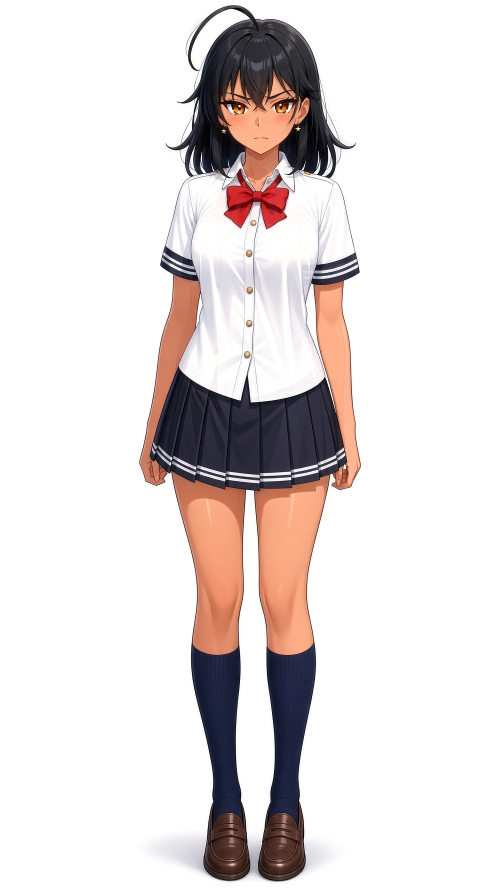
#> input picture artifacts/star-rai-alpha/rgb-src/idle_blink_01_open.png, 1008 x 1792 px, found by its file name (shown at 1/2 size); its folder holds 4 pictures in this run; the run also reads 3 pictures not shown here
$ python cut_alpha_sweep.py
#> lines starting #> are read from the running program, lines starting #| are printed output that depends on the picture; after the words box and inside, x2 and y2 are one past the last pixel; in counts of white or black regions, pixels touching at a corner belong together
#!/usr/bin/env python3
"""[f807/sweep] Sweep copy of the shy engine (cut_alpha_shy.py = cut-alpha.py + f807 seeded-pocket stray rule).
ONLY change vs shy: configure(cfg) swaps the per-sheet geometry (SEEDS, HAIR_ZONES, HAIR_UNMIX_ZONE, FLOOR_ZONE).
Every threshold / rule is untouched. Original header follows.

[f807/shy] Shy-pose copy of cut-alpha.py (+ f807 seeded-pocket stray rule). Only geometry
(seeds, zones) is changed for the 720x1280 shy sheet; every threshold is the original.

Original doc: Cut Star Rai's idle sheet (and the four baked blink frames) to true RGBA.

Sources (RGB on studio white, never modified; the pre-alpha baked sheets):
  artifacts/star-rai-alpha/rgb-src/idle_blink_0{1..4}_*.png   (01 == the old RGB idle.png bytes)
Outputs:
  artifacts/star-rai-alpha/idle_alpha.png        one 8-bit alpha mask (1008x1792)
  artifacts/star-rai-alpha/pockets.png           review map of what was removed
  public/rai/idle.png                            RGBA
  public/rai/idle_blink_01_open.png              byte copy of the new idle.png
  public/rai/idle_blink_0{2,3,4}_*.png           RGBA, same alpha mask
  artifacts/star-rai-blink-frames/baked/*.png    byte copies of the public frames (drift test)

Method
  1. Studio white = the runtime's own test (min channel >= 238, chroma <= 18), 4-connected,
     the same as src/lib/punch-white.ts. The threshold is NOT loosened.
  2. Background = white connected to the sheet edge + ENCLOSED white pockets picked by explicit
     seed points (ahoge loop, leg gap, arm/body gaps, hand gap, shoe-edge slivers) + every
     enclosed white component whose centroid sits in the two hair-halo zones (gaps between the
     outer hair strands, above the shoulders, outside the face). All other enclosed white stays
     opaque: shirt, collar, eye whites, skirt stripes, highlights.
  3. Soft edge: walk inward from the background while luma keeps falling (the antialias ramp
     toward an outline / hair / shadow) and un-mix the white matte there:
        a = (255 - L) / (255 - L_fg),  c = (O - (1 - a) * 255) / a   (clamped)
     L_fg is the darkest non-background luma within 3px; in the hair zone and under the feet it
     is capped at hair / shadow darkness so thin grey strands and the floor shadow become
     translucent dark instead of opaque grey.
  4. The same mask is applied to all five frames. Frames differ only inside the eye box, which
     is fully opaque, so RGB outside the eyes stays identical across frames.
"""
import hashlib, os, shutil, sys
import numpy as np
from PIL import Image
from scipy import ndimage as ndi

ROOT = os.path.dirname(os.path.dirname(os.path.abspath(__file__)))
SRC = os.path.join(ROOT, "artifacts/star-rai-alpha/rgb-src")
BAKED = os.path.join(ROOT, "artifacts/star-rai-blink-frames/baked")
OUT = os.path.join(ROOT, "artifacts/star-rai-alpha")
PUB = os.path.join(ROOT, "public/rai")
FRAMES = ["idle_blink_01_open.png", "idle_blink_02_closing.png", "idle_blink_03_half.png", "idle_blink_04_closed.png"]
EYE_BOX = (420, 185, 630, 255)  # x0, y0, x1, y1 — the only place the blink frames differ

STUDIO_LUMA_MIN, STUDIO_CHROMA_MAX = 238, 18  # == punch-white.ts

# Explicit seeds (x, y) inside enclosed background pockets. Each fills its 4-connected white component.
SEEDS = {
    "ahoge loop": [(280, 67)],
    "leg gap (skirt hem to floor shadow)": [(381, 1035)],
    "shoe-edge slivers": [(474, 1197), (473, 1202), (404, 1202)],
}
# shy pose: no arm/body or hand gap shows background (arms overlap the shirt; finger gaps show shirt).
# Hair-halo zones: enclosed white whose centroid is in here is background (gaps between outer strands).
HAIR_ZONES = [(0, 0, 300, 261), (440, 0, 720, 246)]  # shy: outer strands left/right of face, above shoulders  # x0, y0, x1, y1 (centroid test)
HAIR_FG_LUMA = 40      # thin strands in the hair zone un-mix toward dark hair
HAIR_UNMIX_ZONE = (0, 0, 720, 246)  # shy: stops above both shoulder lines (shirt edge not hair-capped)
HAIR_SPECK_LUMA = 145
HAIR_BUMP_LUMA = 100
FLOOR_ZONE = (0, 1150, 720, 1280)  # shy: ~8px below shoe tops (idle: 12px at 1008w), to bottom
FLOOR_BUMP_LUMA = 80
FLOOR_FG_LUMA = 40
FLOOR_WHITE = 240.0  # luma where the studio-white test stops (min channel 238)     # floor shadow becomes translucent dark
RAMP_DEPTH, FLOOR_RAMP_DEPTH, RAMP_TOL = 6, 90, 4.0
LOW_ALPHA_LO, LOW_ALPHA_HI = 0.15, 0.40  # colour blend band for faint edge pixels


def configure(cfg):
    """Per-sheet geometry only. Thresholds, ramps and rules are module constants and never change."""
    global SEEDS, HAIR_ZONES, HAIR_UNMIX_ZONE, FLOOR_ZONE
    SEEDS = {k: [tuple(p) for p in v] for k, v in cfg["SEEDS"].items()}
    HAIR_ZONES = [tuple(z) for z in cfg["HAIR_ZONES"]]
    HAIR_UNMIX_ZONE = tuple(cfg["HAIR_UNMIX_ZONE"])
    FLOOR_ZONE = tuple(cfg["FLOOR_ZONE"])


def load_rgb(path):
    im = Image.open(path)
    assert im.mode == "RGB", f"{path} is {im.mode}; sources must be the RGB baked sheets"
    return np.asarray(im).copy()


def luma(a):
    a = a.astype(np.float64)
    return 0.299 * a[..., 0] + 0.587 * a[..., 1] + 0.114 * a[..., 2]


def zone_mask(shape, box):
    m = np.zeros(shape, bool)
    x0, y0, x1, y1 = box
    m[y0:y1, x0:x1] = True
    return m


def build_mask(rgb):
    h, w, _ = rgb.shape
    mx, mn = rgb.max(2).astype(int), rgb.min(2).astype(int)
    white = (mn >= STUDIO_LUMA_MIN) & (mx - mn <= STUDIO_CHROMA_MAX)
    lab, n = ndi.label(white)  # 4-connected, like the runtime flood fill
    edge = set(np.unique(np.concatenate([lab[0], lab[-1], lab[:, 0], lab[:, -1]]))) - {0}
    picked = {}
    for name, pts in SEEDS.items():
        for x, y in pts:
            l = int(lab[y, x])
            assert l and l not in edge, f"seed {name} {x,y} is not in an enclosed white pocket"
            picked[l] = name
    cms = ndi.center_of_mass(white, lab, range(1, n + 1))
    for l in range(1, n + 1):
        if l in edge or l in picked:
            continue
        cy, cx = cms[l - 1]
        if any(x0 <= cx < x1 and y0 <= cy < y1 for x0, y0, x1, y1 in HAIR_ZONES):
            picked[l] = "hair halo gap"
    bg = np.isin(lab, list(edge) + list(picked))

    L = luma(rgb)
    # Antialias ramp: from the background inward while luma keeps falling.
    floor = zone_mask(bg.shape, FLOOR_ZONE)
    depth_cap = np.where(floor, FLOOR_RAMP_DEPTH, RAMP_DEPTH)
    ramp = np.zeros_like(bg)
    # The ramp only advances outward, one ring per step (city-block distance k from the
    # background), so it cannot leak sideways along a thin strand's interior.
    ring = ndi.distance_transform_cdt(~bg, metric="taxicab")
    prevL = np.where(bg, 255.0, -1.0)
    for k in range(1, FLOOR_RAMP_DEPTH + 1):
        best = np.full(bg.shape, -1.0)
        for dy, dx in ((1, 0), (-1, 0), (0, 1), (0, -1)):
            best = np.maximum(best, np.roll(np.roll(prevL, dy, 0), dx, 1))
        cand = ~bg & ~ramp & (best >= 0) & (L <= best + RAMP_TOL) & (k <= depth_cap) & (ring == k)
        if not cand.any():
            break
        ramp |= cand
        prevL = np.where(cand, L, -1.0)
    # Hair zone: light pixels caught between the ramp and a thin strand (local luma bumps inside
    # a 1-3px line) are coverage, not highlight; un-mix them too so no light specks remain.
    # Enclosed studio-white that stays (shirt, collar, eye whites, stripes) is never softened
    # by the hair rules; only specks of 6px or less can be.
    csz = np.bincount(lab.ravel())
    kept_white = white & ~bg & (csz[lab] > 6)
    hair_gaps = np.isin(lab, [l for l, nm in picked.items() if nm == "hair halo gap"])
    hz = zone_mask(bg.shape, HAIR_UNMIX_ZONE) | ndi.binary_dilation(hair_gaps, iterations=3)
    for _ in range(2):
        touch = ndi.binary_dilation(bg | ramp, structure=np.ones((3, 3), bool))
        ramp |= hz & touch & ~bg & ~ramp & ~kept_white & (L > HAIR_SPECK_LUMA)
    # Hair zone: a mid-grey pixel (L > 100) sitting right against a still-light ramp pixel is the
    # tail of that antialias ramp (the luma bumped up by a hair's width), not a highlight. Real
    # highlights on the hair rim sit behind the dark outline, whose ramp pixels are dark.
    for _ in range(2):
        lr = ramp & (L > HAIR_BUMP_LUMA)
        t4 = ndi.binary_dilation(lr)  # 4-neighbour touch
        ramp |= hz & t4 & ~bg & ~ramp & ~kept_white & (L > HAIR_BUMP_LUMA) & (ring <= 3)
    # Floor: the soft shadow under the shoes is reached from the background through light pixels
    # (L > 150); shoe highlights are walled in by brown leather and are never reached.
    floor_soft = ndi.binary_propagation(bg & floor, mask=(bg | (L > 150)) & floor) & ~bg
    ramp |= floor_soft
    # Floor: grey antialias pixels between the shadow and the shoe's dark outline (neutral, L > 80,
    # right against a lighter soft pixel) are the tail of that ramp, not leather.
    chroma = mx - mn
    for _ in range(2):
        lr = (ramp | bg) & floor & (L > 150)
        lr |= ramp & floor & (L > FLOOR_BUMP_LUMA)
        ramp |= floor & ndi.binary_dilation(lr) & ~bg & ~ramp & (L > FLOOR_BUMP_LUMA) & (chroma < 24)
    # Anywhere: tiny light islands (<= 6px) left opaque against the background are matte, not art.
    light = ~bg & ~ramp & (L > 200)
    ilab, ni = ndi.label(light, structure=np.ones((3, 3), bool))
    if ni:
        isz = ndi.sum(light, ilab, range(1, ni + 1))
        touch = ndi.binary_dilation(bg | ramp, structure=np.ones((3, 3), bool))
        tl = np.unique(ilab[touch & light])
        tiny = [l for l in tl if l and isz[l - 1] <= 6]
        ramp |= np.isin(ilab, tiny)
    # Background pixels touching the figure also get un-mixed (their faint coverage), not a hard step.
    near = bg & ndi.binary_dilation(~bg, iterations=2)
    soft = ramp | near

    Lfg = ndi.minimum_filter(np.where(bg, 255.0, L), size=7)
    Lfg = np.where(hz, np.minimum(Lfg, HAIR_FG_LUMA), Lfg)
    Lfg = np.where(floor, np.minimum(Lfg, FLOOR_FG_LUMA), Lfg)
    denom = 255.0 - Lfg
    a = np.ones(bg.shape)
    a[bg] = 0.0
    ok = soft & (denom >= 40)
    a[ok] = np.clip((255.0 - L[ok]) / denom[ok], 0, 1)
    a[soft & ~ok & bg] = 0.0
    # Floor shadow: the studio card fades 251 -> 238 into the shadow, and the white test cuts it at
    # 238, so un-mixing against pure 255 starts the shadow at ~8% alpha on a hard line (a seam where
    # the leg gap meets the floor). Un-mix the shadow against the cut-off white instead, so alpha
    # rises from 0 exactly where the background ends.
    matte = np.full(bg.shape, 255.0)
    shadow = floor & (floor_soft | (near & ndi.binary_dilation(floor_soft, iterations=2))) & ok
    matte[shadow] = FLOOR_WHITE
    a[shadow] = np.clip((FLOOR_WHITE - L[shadow]) / (FLOOR_WHITE - Lfg[shadow]), 0, 1)
    # Stray soft pixels inside the opaque figure: a partly transparent pixel (or pocket) whose
    # 4-neighbours are all opaque and that touches no transparent pixel, even diagonally, is a
    # blend of two foreground colours (hair over collar, arm over shirt), not coverage.
    slab, sn = ndi.label(a < 1)
    if sn:
        # f807 mouth patch: explicitly picked background pockets (seeded / hair-halo) count as transparent
        # anchors, so a tiny seeded pocket whose un-mixed pixels are all > 0 is not refilled opaque white.
        zero = (a <= 0) | np.isin(lab, list(picked))
        has_zero = ndi.maximum(ndi.binary_dilation(zero, structure=np.ones((3, 3), bool)), slab, range(sn + 1))
        stray = [l for l in range(1, sn + 1) if not has_zero[l]]
        a[np.isin(slab, stray)] = 1.0
        print("stray soft pixels inside the figure made opaque:", int(np.isin(slab, stray).sum()),
              "in", len(stray), "pocket(s)")
    alpha = np.round(a * 255).astype(np.uint8)
    return alpha, lab, picked, bg, matte


def apply_mask(rgb, alpha, matte):
    a = alpha.astype(np.float64) / 255.0
    out = rgb.astype(np.float64)
    part = (a > 0) & (a < 1)
    aa = a[part][:, None]
    decon = np.clip((out[part] - (1 - aa) * matte[part][:, None]) / aa, 0, 255)
    solid = out.copy()
    solid[part] = decon
    # Nearest solid pixel (alpha >= 0.5): the colour a faint edge pixel is really made of.
    _, (iy, ix) = ndi.distance_transform_edt(a < 0.5, return_indices=True)
    core = solid[iy, ix]
    # Un-mixing amplifies noise as alpha -> 0 (a 3-level tint in a 2%-alpha pixel becomes pure
    # green). Below ~40% coverage lean on the nearest solid colour instead of the noisy un-mix.
    # The floor shadow is neutral grey with no solid colour of its own (its nearest solid pixel is
    # the shoe), so it keeps the plain un-mix, which lands on a smooth translucent dark.
    t = np.clip((aa - LOW_ALPHA_LO) / (LOW_ALPHA_HI - LOW_ALPHA_LO), 0, 1)
    t[zone_mask(alpha.shape, FLOOR_ZONE)[part]] = 1.0
    out[part] = t * decon + (1 - t) * core[part]
    # Fully transparent pixels take the nearest solid colour (no white or noise under filtering).
    clear = alpha == 0
    out[clear] = core[clear]
    rgba = np.dstack([np.round(out).astype(np.uint8), alpha])
    return rgba


def sha(p):
    return hashlib.sha256(open(p, "rb").read()).hexdigest()


def main():
    srcs = [load_rgb(os.path.join(SRC, f)) for f in FRAMES]
#> in load_rgb, im is the input picture: PIL image 1008x1792 RGB; mean R, G, B 228.4, 221.8, 221
    x0, y0, x1, y1 = EYE_BOX
    outside = np.ones(srcs[0].shape[:2], bool)
    outside[y0:y1, x0:x1] = False
    for f, s in zip(FRAMES[1:], srcs[1:]):
        assert s.shape == srcs[0].shape and (s[outside] == srcs[0][outside]).all(), f"{f} differs outside eye box"
#> this loop made 3 passes
#> f on passes 1 to 3: 'idle_blink_02_closing.png', 'idle_blink_03_half.png', 'idle_blink_04_closed.png'

    alpha, lab, picked, bg, matte = build_mask(srcs[0])
#> in build_mask, `mx, mn = rgb.max(2).astype(int), rgb.min(2).astype(int)`:
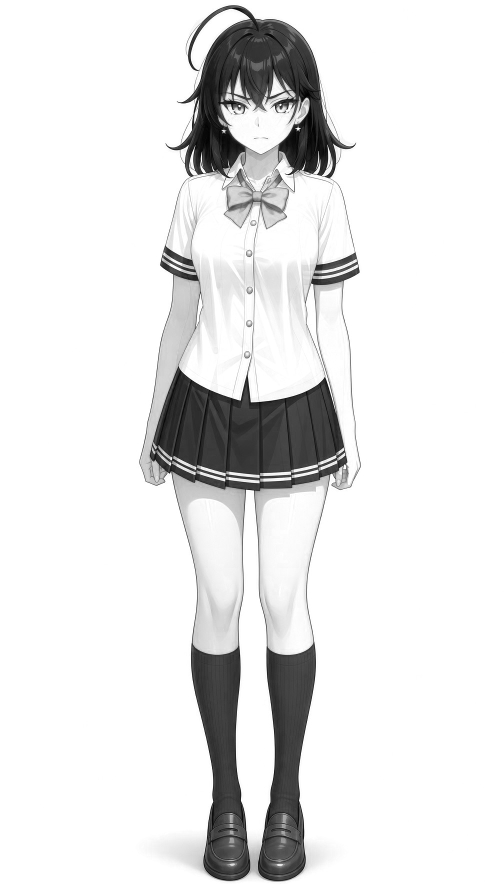
#> mx: shape (1792, 1008) int64 (shown at 1/2 size); min 0, max 255, mean 230
#> in build_mask, `mx, mn = rgb.max(2).astype(int), rgb.min(2).astype(int)`:
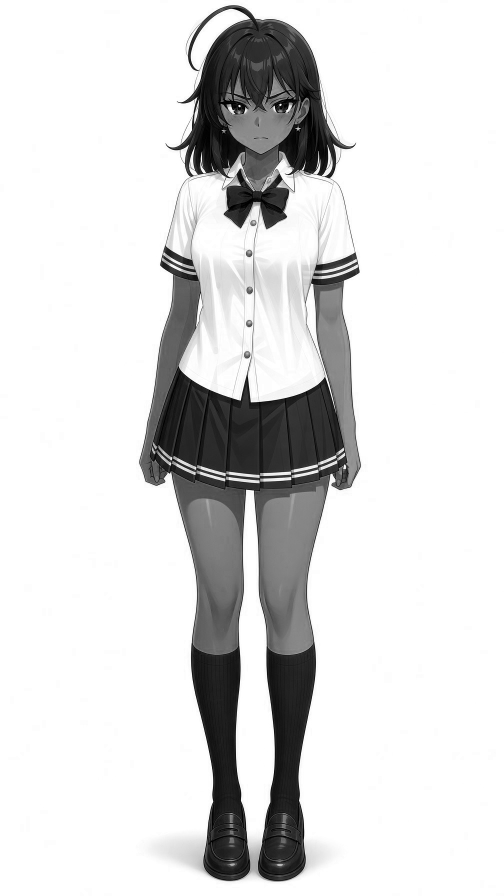
#> mn: shape (1792, 1008) int64 (shown at 1/2 size); min 0, max 255, mean 219.2
#> in build_mask, `white = (mn >= STUDIO_LUMA_MIN) & (mx - mn <= STUDIO_CHROMA_MAX)`:
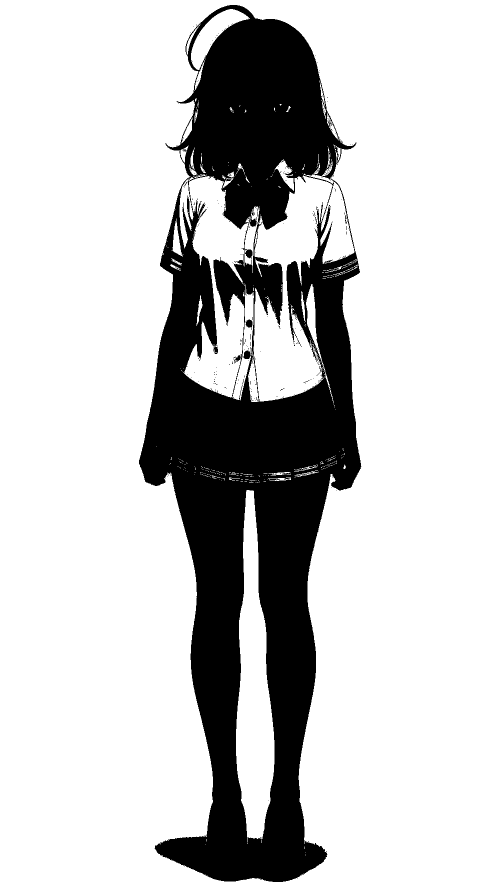
#> white: shape (1792, 1008) bool (shown at 1/2 size); 79% white; 283 black regions (280 under 20 px), largest, box (x1, y1, x2, y2) and area: (278, 10, 723, 1764) 379249, (491, 639, 505, 655) 176, (478, 769, 485, 799) 33
#> in build_mask, `lab, n = ndi.label(white)`:
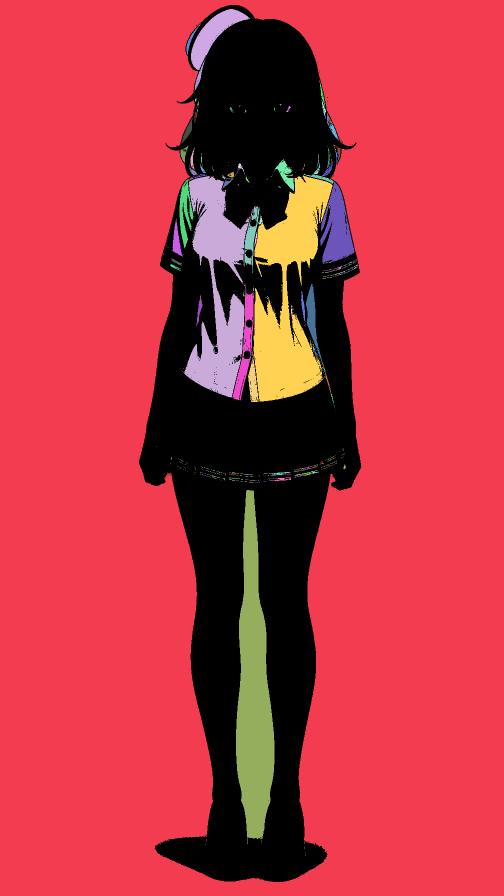
#> lab: shape (1792, 1008) int32 (shown at 1/2 size); 730 distinct labels, from 0 to 729; one colour per label, 0 black
#> in build_mask, `lab, n = ndi.label(white)`: n = 729
#> in build_mask, `edge = set(np.unique(np.concatenate([lab[0], lab[-1], lab[:, 0], lab[:..`: edge = 1 item
#> after the loop in build_mask, `for name, pts in SEEDS.items():`: picked = 0 items
    assert (alpha[y0:y1, x0:x1] == 255).all(), "eye box must be fully opaque"
    os.makedirs(OUT, exist_ok=True)
    Image.fromarray(alpha, "L").save(os.path.join(OUT, "idle_alpha.png"), optimize=True)

    # review map: edge background blue, picked pockets red, soft alpha grey ramp
    rev = srcs[0].copy()
    edge_bg = bg & ~np.isin(lab, list(picked))
    rev[edge_bg] = (rev[edge_bg] * 0.35 + np.array([60, 90, 255]) * 0.65).astype(np.uint8)
    pk = np.isin(lab, list(picked))
    rev[pk] = [255, 40, 40]
    Image.fromarray(rev).save(os.path.join(OUT, "pockets.png"), optimize=True)

    outs = [apply_mask(s, alpha, matte) for s in srcs]
    idle_out = os.path.join(PUB, "idle.png")
    Image.fromarray(outs[0], "RGBA").save(idle_out, optimize=True)
    shutil.copyfile(idle_out, os.path.join(PUB, FRAMES[0]))
    for f, o in zip(FRAMES[1:], outs[1:]):
        Image.fromarray(o, "RGBA").save(os.path.join(PUB, f), optimize=True)
    for f in FRAMES:
        shutil.copyfile(os.path.join(PUB, f), os.path.join(BAKED, f))

    names = {}
    for l, nm in picked.items():
        names.setdefault(nm, 0)
        names[nm] += int((lab == l).sum())
    for nm, px in names.items():
        print(f"pocket: {nm}: {px} px")
    print("alpha: 0 =", int((alpha == 0).sum()), " soft =", int(((alpha > 0) & (alpha < 255)).sum()),
          " opaque =", int((alpha == 255).sum()))
    print("sha256 idle.png      ", sha(idle_out))
    print("sha256 idle_blink_01 ", sha(os.path.join(PUB, FRAMES[0])))


if __name__ == "__main__":
#> (the run stopped early here; a loop or call above may not have finished)
